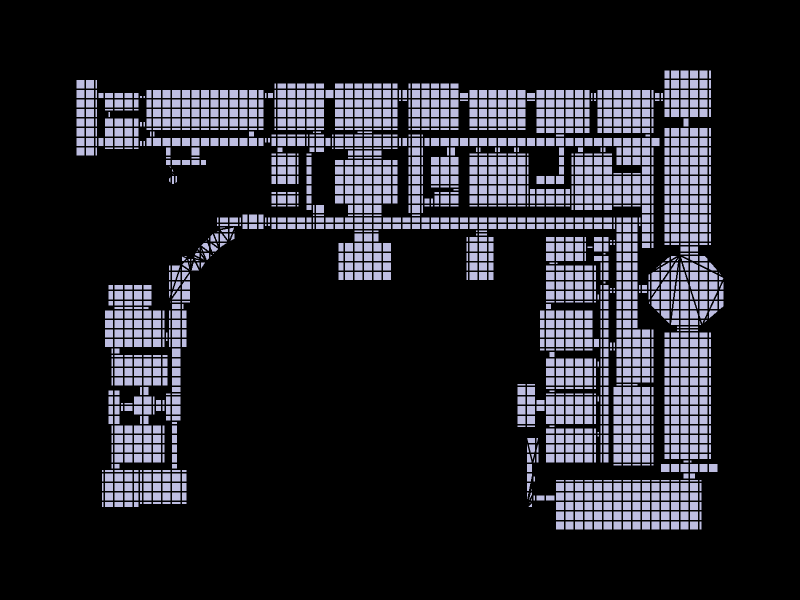

Notebook source saved alongside this figure:
### Markdown cell above
## Show result

### Code cell
Topology.Show(shell,
              camera=[0,0,6],
              faceColor=[210,210,250],
              faceOpacity=0.9,
              edgeColor="black",
              edgeWidth=3,
              showVertices=False,
              backgroundColor="black",
              width=800,
              height=600,
              renderer = renderer)

### Figure 1 — Plotly figure (JSON) as saved in the notebook; plotly's stock layout.template omitted (floating-point values rounded to 4 significant figures; data arrays with more than 128 entries replaced by an {"elided": "..."} marker saying what was removed)
{"data": [{"hoverinfo": "text", "legendgroup": "2", "legendrank": 2, "line": {"color": "black", "dash": "solid", "width": 3}, "marker": {"size": 0}, "mode": "lines", "name": "1: Untitled (Edges)", "showlegend": false, "text": "", "type": "scatter3d", "x": {"elided": "14889 float values"}, "y": {"elided": "14889 float values"}, "z": {"elided": "14889 int values"}}, {"cmax": 1, "cmin": 0, "color": "#D2D2FA", "colorscale": [[0, "#440154"], [0.1111, "#482878"], [0.2222, "#3e4989"], [0.3333, "#31688e"], [0.4444, "#26828e"], [0.5556, "#1f9e89"], [0.6667, "#35b779"], [0.7778, "#6ece58"], [0.8889, "#b5de2b"], [1, "#fde725"]], "flatshading": true, "hoverinfo": "text", "hovertext": "", "i": {"elided": "4002 int values"}, "j": {"elided": "4002 int values"}, "k": {"elided": "4002 int values"}, "legendgroup": "3", "legendrank": 3, "lighting": {"facenormalsepsilon": 0}, "name": "1: Untitled (Faces)", "opacity": 0.9, "showlegend": false, "showscale": false, "text": "", "type": "mesh3d", "x": {"elided": "2870 float values"}, "y": {"elided": "2870 float values"}, "z": {"elided": "2870 int values"}}], "layout": {"autosize": true, "height": 600, "margin": {"b": 40, "l": 40, "r": 40, "t": 40}, "paper_bgcolor": "#000000", "plot_bgcolor": "#000000", "scene": {"aspectmode": "data", "camera": {"center": {"x": 0, "y": 0, "z": 0}, "eye": {"x": 0, "y": 0, "z": 6}, "projection": {"type": "perspective"}, "up": {"x": 0, "y": 1, "z": 0}}, "xaxis": {"visible": false}, "yaxis": {"visible": false}, "zaxis": {"visible": false}}, "showlegend": true, "width": 800, "xaxis": {"showgrid": false, "visible": false, "zeroline": false}, "yaxis": {"showgrid": false, "visible": false, "zeroline": false}}}
